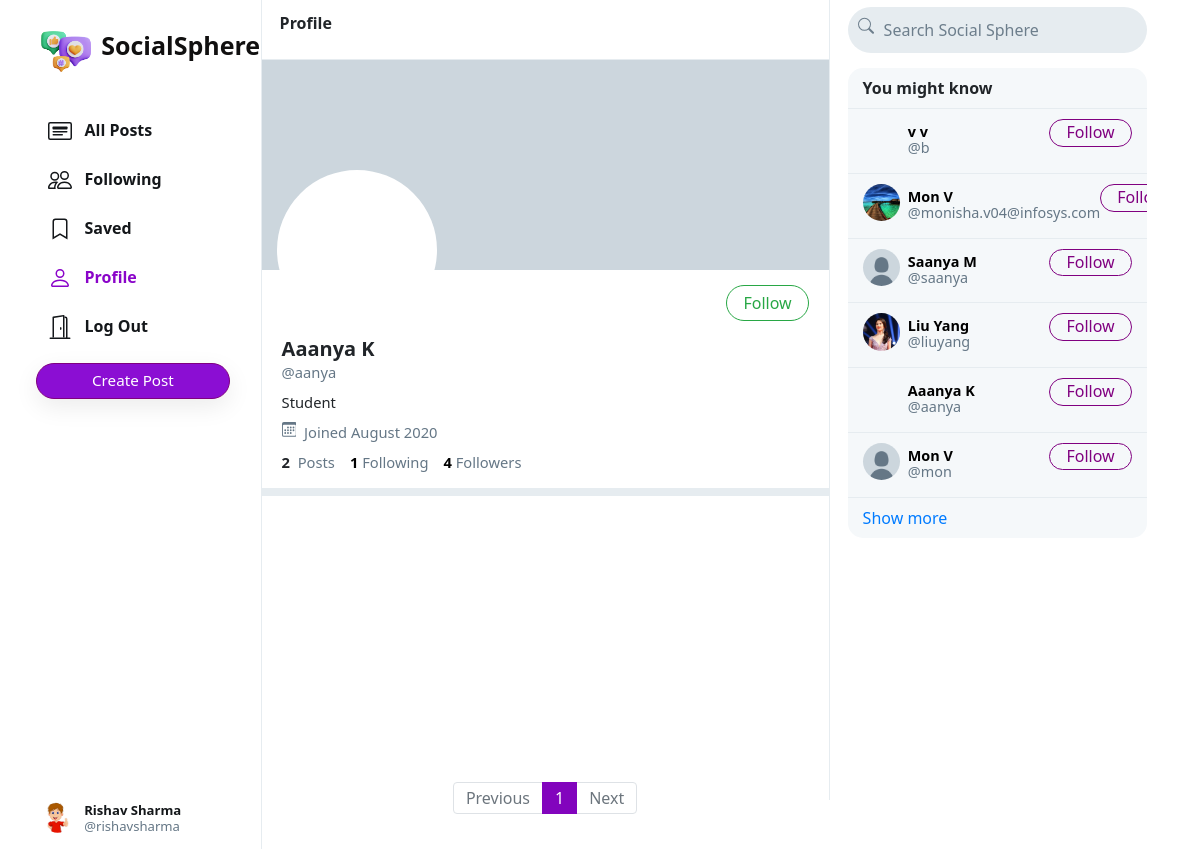
The page /aanya (signed in) on the database its author committed.
### network/models.py (models this page shows, shortened)
class User(AbstractUser):
    profile_pic = models.ImageField(upload_to='profile_pic/')
    bio = models.TextField(max_length=160, blank=True, null=True)
    cover = models.ImageField(upload_to='covers/', blank=True)

### network/views.py (the view)
# urls.py: path("<str:username>", views.profile, name='profile'),
def profile(request, username):
    user = User.objects.get(username=username)
    all_posts = Post.objects.filter(creater=user).order_by('-date_created')
    paginator = Paginator(all_posts, 10)
    page_number = request.GET.get('page')
    if page_number == None:
        page_number = 1
    posts = paginator.get_page(page_number)
    followings = []
    suggestions = []
    follower = False
    if request.user.is_authenticated:
        followings = Follower.objects.filter(followers=request.user).values_list('user', flat=True)
        suggestions = User.objects.exclude(pk__in=followings).exclude(username=request.user.username).order_by("?")[:6]
        if request.user in Follower.objects.get(user=user).followers.all():
            follower = True
    follower_count = Follower.objects.get(user=user).followers.all().count()
    following_count = Follower.objects.filter(followers=user).count()
    return render(request, 'network/profile.html', {
        "username": user,
        "posts": posts,
        "posts_count": all_posts.count(),
        "suggestions": suggestions,
        "page": "profile",
        "is_follower": follower,
        "follower_count": follower_count,
        "following_count": following_count
    })

### network/templates/network/profile.html (shortened to what this page needs)
{% extends 'network/index.html' %}
{% load static %}
{% block profile %}
    <div class="profile-view" data-user="{{username.username}}">
        <div class="cover-image" style="background-image: url(/media/{{username.cover}})"></div>
        <div class="profile-image" style="background-image: url(/media/{{username.profile_pic}})"></div>
        <div class="profile-details">
            <div>
                {% if user.username == username.username %}
                    <button class="btn btn-outline-success float-right custom-button" id="edit-profile-btn" onclick="window.location.href='{% url 'editprofile' username=username.username %}'">Edit Profile</button>
                {% elif is_follower %}
                    <button class="btn btn-success float-right" onclick="unfollow_user(this,'{{username.username}}','edit_page')" id="following-btn">Following</button>
                {% else %}
                    <button class="btn btn-outline-success float-right" onclick="follow_user(this,'{{username.username}}','edit_page')" id="follow-btn">Follow</button>
                {% endif %}
            </div>
            <div class="details-data">
                <h5>{{username.first_name}} {{username.last_name}}</h5>
                <div class="grey">@{{username.username}}</div>
                <div class="bio">
                    {% if username.bio is not None %}
                        {{username.bio}}
                    {% endif %}
                </div>
                <div class="grey" style="padding: 8px 0px;">
                    &nbsp;Joined {{username.date_joined | date:"F Y"}}
                </div>
                <div>
                    <strong>
                        {{posts_count}}
                    </strong>
                    &nbsp;<span class="grey">Posts</span>
                    <a href="#">
                        <strong id="following__count" >{{following_count | default:0}}</strong>&nbsp;<span class="grey">Following</span>
                    </a>
                    <a href="#">
                        <strong id="follower__count">{{follower_count | default:0}}</strong>&nbsp;<span class="grey">Followers</span>
                    </a>
                </div>
            </div>
        </div>
    </div>
    <div class="space"></div>
{% endblock %}

### network/templates/network/index.html (shortened to what this page needs)
{% extends "network/layout.html" %}
{% load static %}
{% block body %}
    <div class="main-div">
        <div class="left-div">
            <nav class="head heading">
                {% if page == 'all_posts' %}
                    All Posts
                {% elif page == 'following' %}
                    Following
                {% elif page == 'saved' %}
                    Saved
                {% elif page == 'profile' %}
                    Profile
                {% else %}
                    Explore
                {% endif %}
            </nav>
            <div class="left-div-content">
                <div class="posts-view">
                    {% block profile %}
                    {% endblock %}
                    <div class="main-div-content">
                        <nav aria-label="Page navigation example" class="pagination-bar">
                            <ul class="pagination justify-content-center">
                                {% if posts.has_previous %}
                                    <li class="page-item">
                                        <a class="page-link" href="?page={{ posts.previous_page_number | default:1}}" tabindex="-1" aria-disabled="true">Previous</a>
                                    </li>
                                {% else %}
                                    <li class="page-item disabled">
                                        <a class="page-link" href="" tabindex="-1" aria-disabled="true">Previous</a>
                                    </li>
                                {% endif %}
                                {% for each in posts.paginator.page_range %}
                                    {% if each == posts.number %}
                                        <li class="page-item active"><a class="page-link" href="?page={{each}}">{{each}}</a></li>
                                    {% else %}
                                        <li class="page-item"><a class="page-link" href="?page={{each}}">{{each}}</a></li>
                                    {% endif %}
                                {% endfor %}
                                {% if posts.has_next %}
                                    <li class="page-item">
                                        <a class="page-link" href="?page={{ posts.next_page_number }}">Next</a>
                                    </li>
                                {% else %}
                                    <li class="page-item disabled">
                                        <a class="page-link" href="">Next</a>
                                    </li>
                                {% endif %}
                            </ul>
                          </nav>
                    </div>
                </div>
            </div>
        </div>
    </div>
{% endblock %}

### network/templates/network/layout.html (shortened to what this page needs)
{% load static %}
<!DOCTYPE html>
<html lang="en">
    <head>
        <link rel="stylesheet" href="https://stackpath.bootstrapcdn.com/bootstrap/4.4.1/css/bootstrap.min.css">
        <link href="{% static 'network/styles.css' %}" rel="stylesheet">
    </head>
    <body>
        <div class="body" data-page="{{page}}">
            <div class="sidenav">
                <a href="{% url 'index' %}" class="navbar-brand">
                    <img src="{% static 'network/Images/logo.png' %}" height="60px">
                    <span class="bold-red-text" style="font-size: 25px;">SocialSphere</span>
                </a>
                <div style="height: 100%;">
                    <div>
                        <div>
                            <ul>
                                <li class="nav-item" id="all_posts">
                                <a href="{% url 'index' %}" class="nav-link">
                                    <div>
                                        &nbsp;&nbsp;All Posts
                                    </div>
                                </a>
                                </li>
                                {% if user.is_authenticated %}
                                    <li class="nav-item" id="following">
                                        <a href="{% url 'following' %}" class="nav-link">
                                            <div>
                                                &nbsp;&nbsp;Following
                                            </div>
                                        </a>
                                    </li>
                                    <li class="nav-item" id="saved">
                                        <a href="{% url 'saved' %}" class="nav-link">
                                            <div>
                                                <svg width="1.5em" height="1.5em" viewBox="0 0 16 16" class="bi bi-bookmark" fill="currentColor" xmlns="http://www.w3.org/2000/svg">
                                                    <path fill-rule="evenodd" d="M8 12l5 3V3a2 2 0 0 0-2-2H5a2 2 0 0 0-2 2v12l5-3zm-4 1.234l4-2.4 4 2.4V3a1 1 0 0 0-1-1H5a1 1 0 0 0-1 1v10.234z"/>
                                                  </svg>
                                                &nbsp;&nbsp;Saved
                                            </div>
                                        </a>
                                    </li>
                                    <li class="nav-item" id="profile">
                                        <a href="{% url 'profile' user.username %}" class="nav-link">
                                            <div>
                                                &nbsp;&nbsp;Profile
                                            </div>
                                        </a>
                                    </li>
                                    <li class="nav-item" id="logout">
                                        <a href="{% url 'logout' %}" class="nav-link">
                                            <div>
                                                &nbsp;&nbsp;Log Out
                                            </div>
                                        </a>
                                    </li>
                                {% endif %}
                            </ul>
                        </div>
                        {% if user.is_authenticated %}
                            <button id="popup-btn" class="btn btn-success new-post-btn" style="background-color: #8b0ed3; border-color: purple;" onclick="createpost()">Create Post</button>
                        {% endif %}
                    </div>
                    <div style="position: absolute; bottom: 10px;">
                        {% if user.is_authenticated %}
                            <li class="nav-item sidenav-user">
                                <a href="{% url 'profile' user.username %}" class="nav-link">
                                    <div class="user_account">
                                        <div class="small-profilepic" style="float: left; background-image: url(/media/{{user.profile_pic}})"></div>
                                        <div style="height: 2.7vw; margin: auto;">
                                            <div style="margin-top: 4px;"><strong>{{user.first_name}} {{user.last_name}}</strong></div>
                                            <div class="grey" style="margin-top: 4px;">@{{ user.username }}</div>
                                        </div>
                                    </div>
                                </a>
                            </li>
                        {% endif %}
                    </div>
                </div>
            </div>
            {% block body %}
            {% endblock %}
            <div class="right-div">
                <nav class="head">
                    <form action="#">
                        <div class="search-div">
                            <div>
                            </div>
                            <input type="text" name="query" id="search-box" placeholder="Search Social Sphere">
                        </div>
                    </form>
                </nav>
                <div class='right-div-content'>
                    <div class="space" style="background-color: white;"></div>
                    {% if user.is_authenticated %}
                        <div class="suggestion-box">
                            <div class="suggestion-header">
                                You might know
                            </div>
                            {% for suggestion in suggestions %}
                                <div class="suggestion-user">
                                    <div>
                                        <a href="{% url 'profile' suggestion.username %}">
                                            <div class="small-profilepic" style="background-image: url(/media/{{suggestion.profile_pic}})"></div>
                                        </a>
                                    </div>
                                    <div class="user-details">
                                        <a href="{% url 'profile' suggestion.username %}">
                                            <div id="user-name">
                                                <strong>
                                                    {{suggestion.first_name}} {{suggestion.last_name}}
                                                </strong>
                                            </div>
                                            <div class="grey">@{{suggestion.username}}</div>
                                        </a>
                                    </div>
                                    <div>
                                        <button class="btn btn-outline-success custom-button" type="button" onclick="follow_user(this,'{{suggestion.username}}','suggestion')">Follow</button>
                                    </div>
                                </div>
                            {% empty %}
                                    <div style="text-align: center; border-bottom: .5px solid #e6ecf0; padding: 10px 15px;">
                                        <span class="grey" style="font-size: .9em;">No suggestions available.</span>
                                    </div>
                            {% endfor %}
                            <div class="suggestion-footer">
                                <a href="#">Show more</a>
                            </div>
                        </div>
                    {% endif %}
                </div>
            </div>
        </div>
    </body>
</html>

### rows shown on the page
User: profile_pic (picture), first_name "Rishav", last_name "Sharma", username "rishavsharma"
User: first_name "Aaanya", last_name "K", username "aanya", bio "Student", date_joined "August 2020"
User: first_name "v", last_name "v", username "b"
User: profile_pic (picture), first_name "Mon", last_name "V", username "monisha.v04@infosys.com"
User: profile_pic (placeholder picture), first_name "Saanya", last_name "M", username "saanya"
User: profile_pic (picture), first_name "Liu", last_name "Yang", username "liuyang"
User: profile_pic (placeholder picture), first_name "Mon", last_name "V", username "mon"

### other values the page prints
{{ posts_count }} "2"
{{ following_count | default:0 }} "1"
{{ follower_count | default:0 }} "4"
{{ each }} "1"
